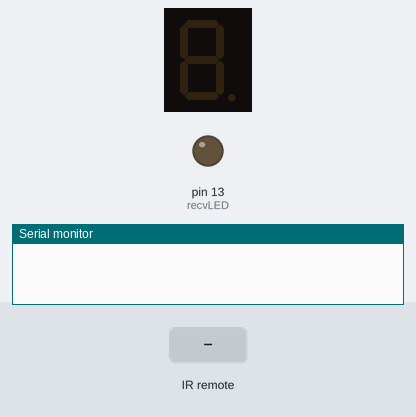
This sketch was run on a simulated Arduino Uno, built with avr-gcc and run on an emulated ATmega328P. On the bench: 1-digit seven-segment display, output pins drawn as LEDs (lit = HIGH), the last lines printed to the serial monitor. Wiring (inferred from the names in the program): 1-digit 7-segment display, segments lit when HIGH: segments pin 3, pin 5, pin 4, pin 6, pin 2, pin 7, pin 8, pin 9. The test bench sets the inputs (shaded band). The segment pins are drawn as the display they are named for; pins used as bus, display or sensor lines are not drawn.

Above: at 1.2 s.
1.3 s: infrared code 0xFF6897 received
At 2.5 s:
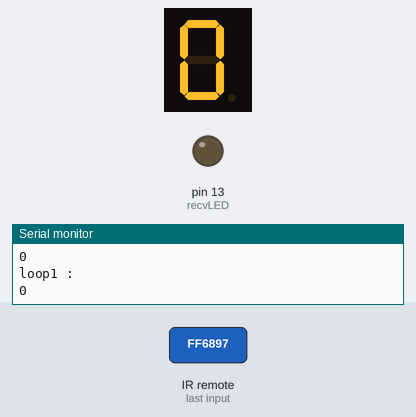
2.8 s: infrared code 0xFF30CF received
At 3.8 s:
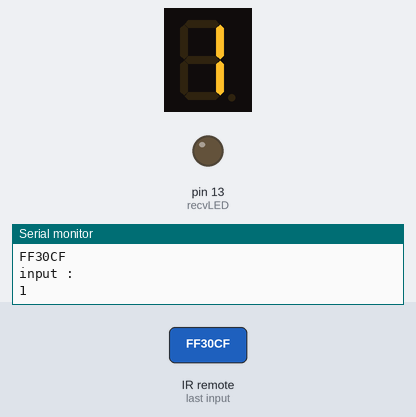
4.3 s: infrared code 0xFF18E7 received
At 5.0 s:
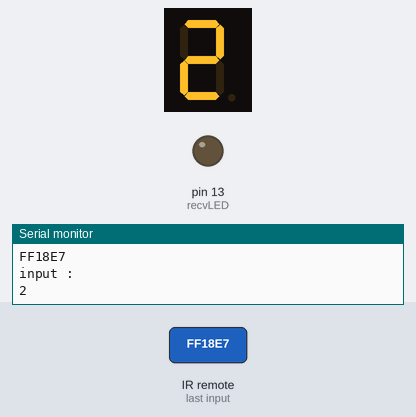
5.8 s: infrared code 0xFF7A85 received
At 6.1 s:
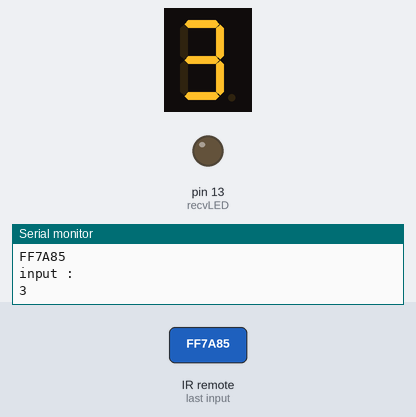
7.3 s: infrared code 0xFF10EF received
At 8.4 s:
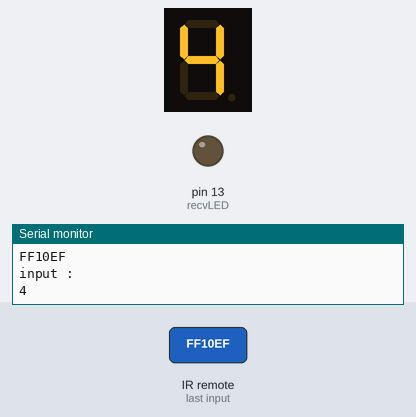
8.8 s: infrared code 0xFF38C7 received
At 9.6 s:
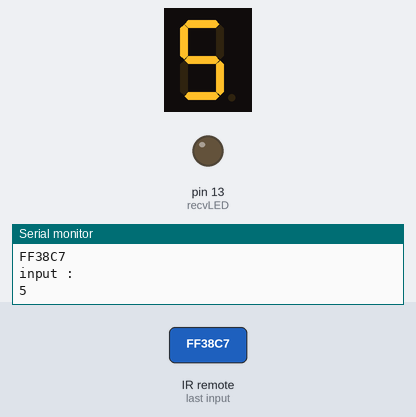
Timing chart, 0 to 11.3 s (numbered marks = the images above; inputs shaded):
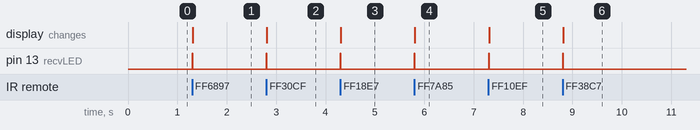

Measured:
- after the input at 1.3 s, pin 13 (recvLED): LOW → HIGH at once, → LOW 0.01 s later; the display: changes at once (image 1)
- after the input at 2.8 s, pin 13 (recvLED): LOW → HIGH at once, → LOW 0.01 s later; the display: changes at once (image 2)
- after the input at 4.3 s, pin 13 (recvLED): LOW → HIGH at once, → LOW 0.01 s later; the display: changes at once (image 3)
- after the input at 5.8 s, pin 13 (recvLED): LOW → HIGH at once, → LOW 0.01 s later; the display: changes at once (image 4)
- after the input at 7.3 s, pin 13 (recvLED): LOW → HIGH at once, → LOW 0.01 s later; the display: changes at once (image 5)
- after the input at 8.8 s, pin 13 (recvLED): LOW → HIGH at once, → LOW 0.01 s later; the display: changes at once (image 6)

The sketch:

sketch_nov09a.ino
```cpp
#include <IRremote.h>

int recvLED = 13;
int recvPin = 15;

IRrecv irReciver(recvPin);
decode_results results;

// Defining the pins for the 7 segment display
byte s7segment[] = { 2, 3, 4, 5, 6, 7, 8, 9 };
void setup()
{
  pinMode(recvLED, OUTPUT); //Configue the recvLED pin as an OUTPUT pin
  digitalWrite(recvLED, LOW); //Leave the LED off as we start

  Serial.begin(9600); // Initialize the serial port with a baud rate of 9600 bps

  irReciver.enableIRIn(); // Start the receiver

  for (int i=0; i<8; i++)
  {
    pinMode(s7segment[i], OUTPUT); //Configure all pins in the 7 segments display as OUTPUT
  }
}
// Initializing the digits array
byte digits[][13] = {
   { 1, 1, 1, 1, 1, 1, 0, 0}, // digit 0
   { 0, 0, 1, 1, 0, 0, 0, 0}, // digit 1
   { 1, 1, 0, 1, 1, 0, 1, 0}, // digit 2
   { 0, 1, 1, 1, 1, 0, 1, 0}, // digit 3
   { 0, 0, 1, 1, 0, 1, 1, 0}, // digit 4
   { 0, 1, 1, 0, 1, 1, 1, 0}, // digit 5
   { 1, 1, 1, 0, 1, 1, 1, 0}, // digit 6
   { 0, 0, 1, 1, 1, 0, 0, 0}, // digit 7
   { 1, 1, 1, 1, 1, 1, 1, 0}, // digit 8
   { 0, 1, 1, 1, 1, 1, 1, 0}, // digit 9
   { 1, 0, 1, 1, 1, 1, 0, 0}, // add
   { 1, 1, 1, 1, 0, 1, 0, 0},  // subtract
   { 1, 0, 1, 1, 0, 1, 1, 0},   //multiply
   { 1, 1, 1, 1, 1, 1, 0, 0}  // divide
  // { 0, 1, 0, 0, 1, 0, 0, 0}  //equal
};
const unsigned long decodeHASH[] = {
  0xFF6897, // Digit 0
  0xFF30CF, // digit 1
  0xFF18E7, // digit 2
  0xFF7A85, // digit 3
  0xFF10EF, // digit 4
  0xFF38C7, // digit 5
  0xFF5AA5,  // digit 6
  0xFF42BD, // digit 7
  0xFF4AB5, // digit 8
  0xFF52AD, // digit 9
  0xFFA857, // add
  0xFFE01F,  // subtract
  0xFF02FD,   //multiply
  0xFF22DD  // divide
};
unsigned long lastTime = 0;
int input()
{
  unsigned long recv_value;
  int p,b;
  while (!irReciver.decode(&results)) {
  }
  if (irReciver.decode(&results)) {
    recv_value = results.value;
    Serial.println("hex value:");
    Serial.println(recv_value, HEX);
    if (  recv_value == 0xFF6897 || recv_value == 0xFF30CF || recv_value == 0xFF18E7 || recv_value == 0xFF7A85 || recv_value == 0xFF10EF || recv_value == 0xFF38C7 || recv_value == 0xFF5AA5
    || recv_value == 0xFF42BD ||recv_value == 0xFF4AB5 || recv_value == 0xFF52AD || recv_value == 0xFFA857 || recv_value == 0xFFE01F ||recv_value == 0xFF02FD || recv_value == 0xFF22DD ) //Ignore the 0x00 values recived as a result of pressing and holding a button on the remote for long
    {
      // Blink the LED each time a button is pressed
      digitalWrite(recvLED, HIGH);
      delay(10);
      digitalWrite(recvLED, LOW);

      // Output the decoded hash value to th serial monitor. This is for debugging purposes only.
      Serial.println(recv_value, HEX);

      //Iterate through the decoded hash array values to find a match
      for (int i=0; i<=13; i++)
      {
        if ( recv_value == decodeHASH[i] ) // If the received value matches one of the values in the hash array
        {
          lastTime = millis(); // Start power saving delay timer
           p = i;
          for (int j=0; j<=8; j++)
            //Set the relevant segments HIGH or LOW as defined in the digits[][] double array
            digitalWrite(s7segment[j], digits[i][j]);

          break; // Exit from the inner loop as we have now toggled all required segments to display the appropriate value
        }
      }
    }  else {
      p = 122;
    }
    irReciver.resume(); // Read the next value
  }
  Serial.println("input : ");
  Serial.println(p);
  return p;
}

void loop()
{
   int i;
   int p,rp,sum,r,a=122,b=122,c=122;
   while (!irReciver.decode(&results)) {
   }
   while (a == 122) {
   a = input();
   }
   Serial.println("loop1 :");
   Serial.println(a);
   i = a;
   delay(1000);
   while (!irReciver.decode(&results)) {
   }
   while (b == 122) {
   int b = input();
   }
   Serial.println("loop2 :");
   Serial.println(b);
   i = b;
   delay(1000);
   while (!irReciver.decode(&results)) {
   }
   while (c == 122) {
   int c = input();
   }
   Serial.println("loop3 :");
   Serial.println(c);
   i = c;
   delay(1000);
   if (b == 10) {
   sum = a+c;
   } else if (b == 11) {
   sum = a-c;
   } else if (b == 12) {
   sum = a*c;
   } else if (b == 13) {
   sum = a/c;
   }
   p = sum;
   sum = sum/10;
   rp = sum*10;
   r = p - rp;
   for (int ij = 0; ij <= 9; ij++) {
     if (sum == ij) {
        i = sum;
    for (int j = 0; j <= 8; j++) {
      digitalWrite(s7segment[j], digits[i][j]);
    }
     }
   }

    delay(1000);

     for (int ij = 0; ij <= 9; ij++) {
     if (sum == ij) {
        i = r;
       for (int j = 0; j <= 8; j++) {
       digitalWrite(s7segment[j], digits[i][j]);
       }
     }
   }
   delay(1000);
}
```
